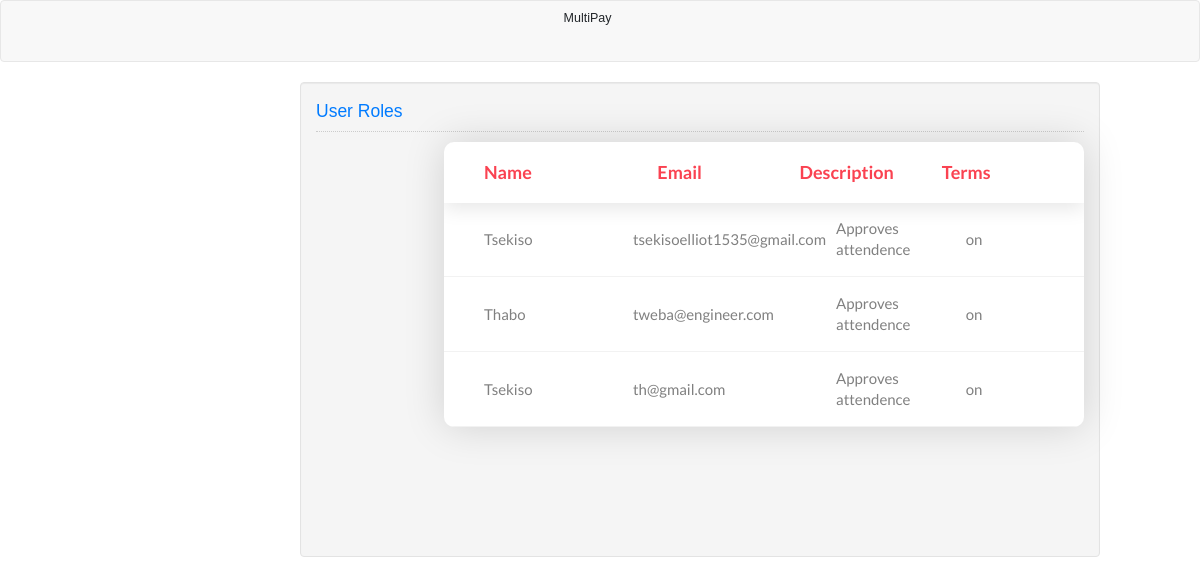
The page /viewRoles.php on the database its author committed.
### tables this page shows
CREATE TABLE `roles` (
  `name` text NOT NULL,
  `lastname` text NOT NULL,
  `email` varchar(30) NOT NULL,
  `contact` int(10) NOT NULL,
  `description` varchar(30) NOT NULL,
  `terms` varchar(20) NOT NULL
);

### viewRoles.php (the view, shortened to what this page needs)
<?php
	require_once 'conn.php';
?>
<!DOCTYPE html>
<html lang="en">
	<head>
		<link rel="stylesheet" type="text/css" href="css/bootstrap.css"/>
        <link rel="stylesheet" type="text/css" href="vendor/bootstrap/css/bootstrap.min.css">
        <link rel="stylesheet" type="text/css" href="fonts/fonts/font-awesome-4.7.0/css/font-awesome.min.css">
        <link rel="stylesheet" type="text/css" href="vendor/animate/animate.css">
        <link rel="stylesheet" type="text/css" href="vendor/select2/select2.min.css">
        <link rel="stylesheet" type="text/css" href="vendor/perfect-scrollbar/perfect-scrollbar.css">
        <link rel="stylesheet" type="text/css" href="css/css/util.css">
	    <link rel="stylesheet" type="text/css" href="css/css/main.css">
	</head>
<body>
	<nav class="navbar navbar-default">
		<div class="container-fluid">
			<a class="navbar-brand" >MultiPay</a>
		</div>
	</nav>
	<div class="col-md-3"></div>
	<div class="col-md-8 well">
		<h3 class="text-primary">User Roles</h3>
		<hr style="border-top:1px dotted #ccc;"/>
		<div class="col-md-2"></div>
        <div class="table100 ver2 m-b-110">
            <div class="table100-head">
                <table>
                    <thead>
                        <tr class="row100 head">
                            <th class="cell100 column1">Name</th>
                            <th class="cell100 column3">Email</th>
                            <th class="cell100 column3">Description</th>
                            <th class="cell100 column3">Terms</th>
                        </tr>
                    </thead>
                </table>
            </div>
            <div class="table100-body js-pscroll">
                <table>
                    <tbody>
                        <?php
                        try {
                            $conn->setAttribute(PDO::ATTR_ERRMODE, PDO::ERRMODE_EXCEPTION);
                            $stmt = $conn->query("SELECT * FROM roles")->fetchAll();
                            foreach ($stmt as $row) {
                        ?>
                        <tr class="row100 body">
                            <td class="cell100 column1"><?php echo $row['name']; ?></td>
                            <td class="cell100 column2"><?php echo $row['email']; ?></td>
                            <td class="cell100 column3"><?php echo $row['description']; ?></td>
                            <td class="cell100 column3"><?php echo $row['terms']; ?></td>
                        </tr>
                        <?php
							}
						}
						catch(PDOException $e){
							echo $e . "<br>" . $e->getMessage();
						}
					?>
                    </tbody>
                </table>
            </div>
        </div>
    </div>
</body>
</html>

### css/css/main.css (style rules this page uses)
* { margin: 0px; padding: 0px; box-sizing: border-box; }
body, html { height: 100%; font-family: sans-serif; }
a { margin: 0px; transition: all 0.4s; -webkit-transition: all 0.4s; -o-transition: all 0.4s; -moz-transition: all 0.4s; }
h1,h2,h3,h4,h5,h6 { margin: 0px; }
.js-pscroll { position: relative; overflow: hidden; }
.table100 { background-color: #fff; }
table { width: 100%; }
th, td { font-weight: unset; padding-right: 10px; }
.column1 { width: 33%; padding-left: 40px; }
.column2 { width: 13%; }
.column3 { width: 22%; }
.table100-head th { padding-top: 18px; padding-bottom: 18px; }
.table100-body td { padding-top: 16px; padding-bottom: 16px; }
.table100 { position: relative; padding-top: 60px; }
.table100-head { position: absolute; width: 100%; top: 0; left: 0; }
.table100-body { max-height: 585px; overflow: auto; }
.table100.ver2 .table100-head { box-shadow: 0 5px 20px 0px rgba(0, 0, 0, 0.1); -moz-box-shadow: 0 5px 20px 0px rgba(0, 0, 0, 0.1); -webkit-box-shadow: 0 5px 20px 0px rgba(0, 0, 0, 0.1); -o-box-shadow: 0 5px 20px 0px rgba(0, 0, 0, 0.1); -ms-box-shadow: 0 5px 20px 0px rgba(0, 0, 0, 0.1); }
.table100.ver2 th { font-family: Lato-Bold; font-size: 18px; color: #fa4251; line-height: 1.4; background-color: transparent; }
.table100.ver2 td { font-family: Lato-Regular; font-size: 15px; color: #808080; line-height: 1.4; }
.table100.ver2 .table100-body tr { border-bottom: 1px solid #f2f2f2; }
.table100.ver2 { border-radius: 10px; overflow: hidden; box-shadow: 0 0px 40px 0px rgba(0, 0, 0, 0.15); -moz-box-shadow: 0 0px 40px 0px rgba(0, 0, 0, 0.15); -webkit-box-shadow: 0 0px 40px 0px rgba(0, 0, 0, 0.15); -o-box-shadow: 0 0px 40px 0px rgba(0, 0, 0, 0.15); -ms-box-shadow: 0 0px 40px 0px rgba(0, 0, 0, 0.15); }

### rows shown on the page
roles: name "Tsekiso", email "tsekisoelliot1535@gmail.com", description "Approves attendence", terms "on"
roles: name "Thabo", email "tweba@engineer.com", description "Approves attendence", terms "on"
roles: name "Tsekiso", email "th@gmail.com", description "Approves attendence", terms "on"
